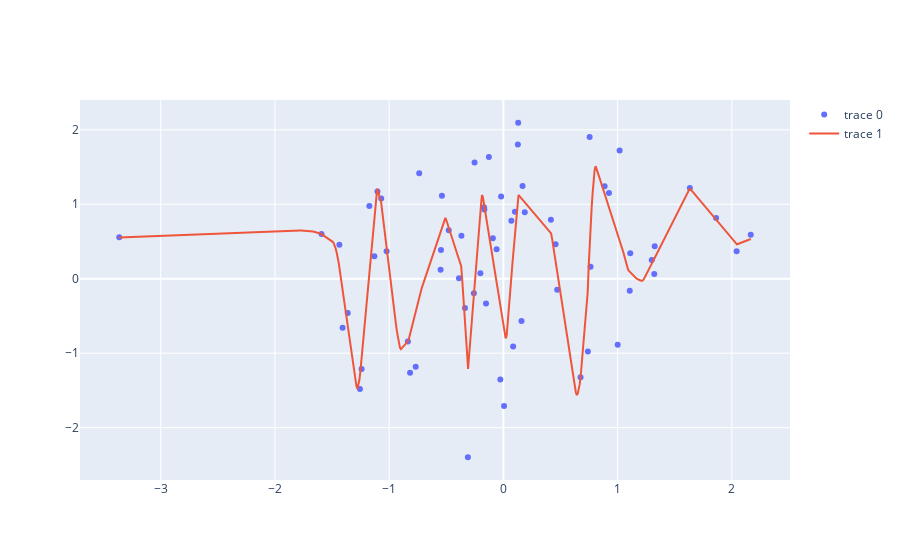

Notebook code for this chart:
### Code cell
import torch
import plotly.graph_objects as go
import numpy as np

# Batch Size, Input Neurons, Hidden Neurons, Output Neurons
N, D_in, H, D_out = 64, 1, 1024, 1

# Create random Tensors to hold inputs and outputs
x = torch.randn(N, D_in)
y = torch.randn(N, D_out)

print(x.numpy(), y.numpy())

# Use the nn package to define our model
# Linear (Input -> Hidden), ReLU (Non-linearity), Linear (Hidden-> Output)
model = torch.nn.Sequential(
    torch.nn.Linear(D_in, H),
    torch.nn.ReLU(),
    torch.nn.Linear(H, D_out),
)

# Define the loss function: Mean Squared Error
# The sum of the squares of the differences between prediction and ground truth
loss_fn = torch.nn.MSELoss(reduction='sum')

# The optimizer does a lot of the work of actually calculating gradients and
# applying backpropagation through the network to update weights
learning_rate = 1e-4
optimizer = torch.optim.Adam(model.parameters(), lr=learning_rate)

# Perform 30000 training steps
for t in range(30000):
    # Forward pass: compute predicted y by passing x to the model.
    y_pred = model(x)

    # Compute loss and print it periodically
    loss = loss_fn(y_pred, y)
    if t % 100 == 0:
        print(t, loss.item())

    # Update the network weights using gradient of the loss
    optimizer.zero_grad()
    loss.backward()
    optimizer.step()

# Draw the original random points as a scatter plot
fig = go.Figure()
fig.add_trace(go.Scatter(x=x.flatten().numpy(), y=y.flatten().numpy(), mode="markers"))

# Generate predictions for evenly spaced x-values between minx and maxx
minx = min(list(x.numpy()))
maxx = max(list(x.numpy()))
c = torch.from_numpy(np.linspace(minx, maxx, num=640)).reshape(-1, 1).float()
d = model(c)

# Draw the predicted functions as a line graph
fig.add_trace(go.Scatter(x=c.flatten().numpy(), y=d.flatten().detach().numpy(), mode="lines"))
fig.show()

### Figure 1 — Plotly figure (JSON) as saved in the notebook; plotly's stock layout.template omitted (floating-point values rounded to 4 significant figures; data arrays with more than 128 entries replaced by an {"elided": "..."} marker saying what was removed)
{"data": [{"mode": "markers", "x": [-1.363, 0.4162, 0.457, -1.07, 1.633, -1.102, -0.538, -0.7369, -0.4783, 1.018, 0.7553, -0.7677, -0.3888, -0.1668, 0.4713, 0.005881, 0.1297, -1.173, 1.862, 2.042, -1.592, -0.3671, -0.5497, 1.299, -0.0195, 1.001, 0.07029, 0.08545, -1.256, -0.8169, -0.5463, 1.106, -0.169, -0.2584, -0.09211, 0.1011, -0.02652, 0.1874, -0.2013, -0.05905, 2.166, 0.8862, -0.1268, -0.8361, -1.129, 1.325, 0.6759, 1.111, -1.436, -3.363, 0.1268, 0.9242, 0.7634, 1.321, -0.2521, -1.022, -0.1521, -0.3362, 0.1587, -1.407, -0.3107, -1.241, 0.7398, 0.1681], "y": [-0.4597, 0.7919, 0.464, 1.078, 1.218, 1.171, 1.114, 1.418, 0.6512, 1.721, 1.903, -1.181, 0.004588, 0.9291, -0.1498, -1.71, 2.094, 0.977, 0.8158, 0.3701, 0.5988, 0.5759, 0.1217, 0.2498, 1.102, -0.8858, 0.7788, -0.9114, -1.481, -1.263, 0.3868, -0.1619, 0.9591, -0.196, 0.5438, 0.8997, -1.353, 0.8915, 0.07485, 0.3968, 0.5907, 1.24, 1.634, -0.8423, 0.3008, 0.4354, -1.322, 0.3403, 0.4572, 0.5552, 1.804, 1.152, 0.1601, 0.06491, 1.561, 0.3681, -0.332, -0.3949, -0.5688, -0.6587, -2.398, -1.211, -0.9765, 1.245], "type": "scatter"}, {"mode": "lines", "x": {"elided": "640 float values"}, "y": {"elided": "640 float values"}, "type": "scatter"}], "layout": {}}
